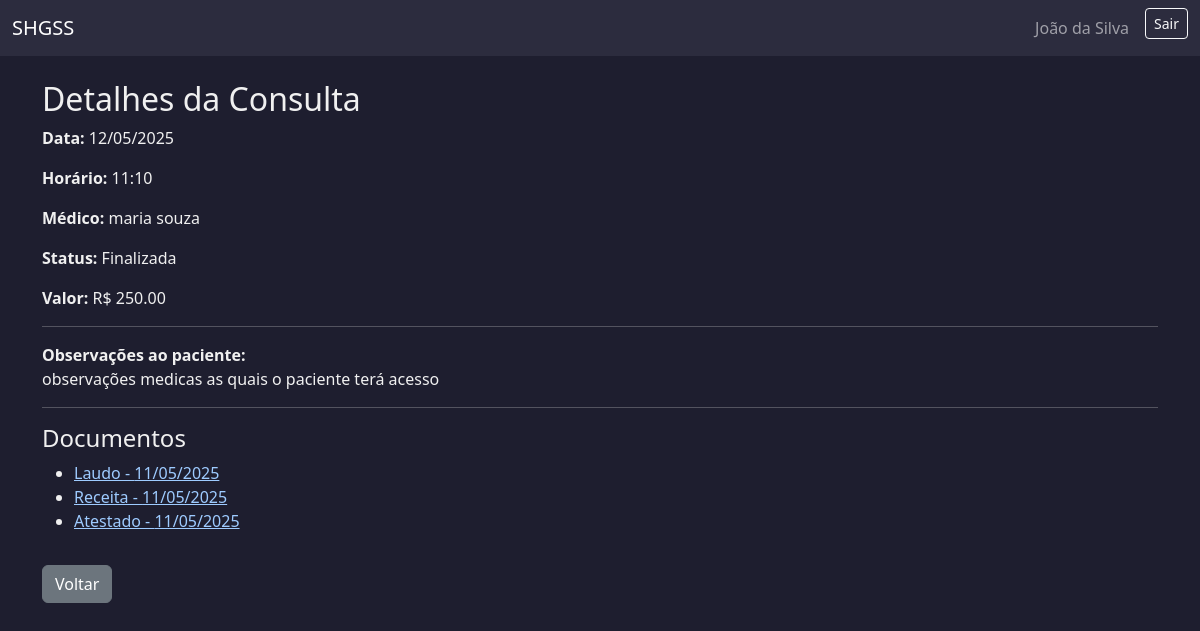
Page /consultas/usuario/2/detalhar/ (signed in) on the committed database.
### usuarios/models.py (models this page shows, shortened)
class Usuario(AbstractUser):
    ROLE_CHOICES = [
        ('paciente', 'Paciente'),
        ('medico', 'Médico'),
        ('administrativo', 'Administrativo'),
        ('financeiro', 'Financeiro'),
    ]
    cpf = models.CharField(max_length=14, unique=True, blank=False, null=False)
    telefone = models.CharField(max_length=20)
    rua = models.CharField(max_length=100)
    numero = models.CharField(max_length=10)
    bairro = models.CharField(max_length=50)
    cidade = models.CharField(max_length=50)
    estado = models.CharField(max_length=2)
    cep = models.CharField(max_length=9)
    role = models.CharField(max_length=20, choices=ROLE_CHOICES)
    plano_saude = models.CharField(max_length=50, null=True, blank=True)
    numero_cartao_plano = models.CharField(max_length=30, null=True, blank=True)
    crm = models.CharField(max_length=20, null=True, blank=True)
    especialidade = models.CharField(max_length=50, null=True, blank=True)
    setor = models.CharField(max_length=50, null=True, blank=True)
    cargo = models.CharField(max_length=50, null=True, blank=True)

class AtendimentoBase(models.Model):
    STATUS_CHOICES = [
        ('agendada', 'Agendada'),
        ('cancelada', 'Cancelada'),
        ('em_andamento', 'Em atendimento'),
        ('finalizada', 'Finalizada'),
    ]
    status = models.CharField(max_length=20, choices=STATUS_CHOICES, default='agendada')
    observacoes_visiveis = models.TextField(blank=True, null=True)
    observacoes_internas = models.TextField(blank=True, null=True)
    encaminhamento = models.TextField(blank=True, null=True)
    criado_em = models.DateTimeField(auto_now_add=True)
    atualizado_em = models.DateTimeField(auto_now=True)
    motivo_cancelamento = models.TextField(blank=True, null=True)
    data_cancelamento = models.DateTimeField(null=True, blank=True)
    class Meta:
        abstract = True

class Consulta(AtendimentoBase):
    agenda = models.ForeignKey(
        'AgendaConsulta',
        on_delete=models.PROTECT,
        related_name='consultas'
    )
    medico = models.ForeignKey(
        settings.AUTH_USER_MODEL,
        on_delete=models.CASCADE,
        limit_choices_to={'role': 'medico'},
        related_name='consultas_como_medico'
    )
    paciente = models.ForeignKey(
        settings.AUTH_USER_MODEL,
        on_delete=models.CASCADE,
        limit_choices_to={'role': 'paciente'},
        related_name='consultas_como_paciente'
    )
    cancelado_por = models.ForeignKey(
        settings.AUTH_USER_MODEL,
        on_delete=models.SET_NULL,
        null=True,
        blank=True,
        related_name='consultas_canceladas'
    )
    valor = models.DecimalField(max_digits=8, decimal_places=2, default=250.00)

class AgendaBase(models.Model):
    sala = models.ForeignKey(Sala, on_delete=models.PROTECT)
    data = models.DateField()
    horario_inicio = models.TimeField()
    horario_fim = models.TimeField()
    duracao_procedimento = models.PositiveIntegerField(help_text="Duração em minutos")
    status_manual = models.CharField(
        max_length=20,
        choices=[('livre', 'Livre'), ('agendado', 'Agendado'), ('bloqueado', 'Bloqueado')],
        default='livre'
    )
    class Meta:
        abstract = True

class AgendaConsulta(AgendaBase):
    medico = models.ForeignKey(Usuario, on_delete=models.SET_NULL, null=True, blank=False, limit_choices_to={'role': 'medico'})

class Laudo(models.Model):
    consulta = models.ForeignKey(
        'Consulta', on_delete=models.CASCADE,
        related_name='laudos', null=True, blank=True
    )
    teleconsulta = models.ForeignKey(
        'Teleconsulta', on_delete=models.CASCADE,
        related_name='laudos', null=True, blank=True
    )
    medico = models.ForeignKey(
        Usuario, on_delete=models.CASCADE,
        limit_choices_to={'role': 'medico'},
        related_name='laudos_emitidos'
    )
    paciente = models.ForeignKey(
        Usuario, on_delete=models.CASCADE,
        limit_choices_to={'role': 'paciente'},
        related_name='laudos_recebidos'
    )
    conteudo = models.TextField()
    criado_em = models.DateTimeField(auto_now_add=True)
    arquivo_pdf = models.FileField(upload_to='documentos/laudos/', null=True, blank=True)

class Receita(models.Model):
    consulta = models.ForeignKey(
        'Consulta', on_delete=models.CASCADE,
        related_name='receitas', null=True, blank=True
    )
    teleconsulta = models.ForeignKey(
        'Teleconsulta', on_delete=models.CASCADE,
        related_name='receitas', null=True, blank=True
    )
    medico = models.ForeignKey(
        Usuario, on_delete=models.CASCADE,
        limit_choices_to={'role': 'medico'},
        related_name='receitas_emitidas'
    )
    paciente = models.ForeignKey(
        Usuario, on_delete=models.CASCADE,
        limit_choices_to={'role': 'paciente'},
        related_name='receitas_recebidas'
    )
    conteudo = models.TextField()
    criado_em = models.DateTimeField(auto_now_add=True)
    arquivo_pdf = models.FileField(upload_to='documentos/receitas/', null=True, blank=True)

class Atestado(models.Model):
    consulta = models.ForeignKey(
        'Consulta', on_delete=models.CASCADE,
        related_name='atestados', null=True, blank=True
    )
    teleconsulta = models.ForeignKey(
        'Teleconsulta', on_delete=models.CASCADE,
        related_name='atestados', null=True, blank=True
    )
    medico = models.ForeignKey(
        Usuario, on_delete=models.CASCADE,
        limit_choices_to={'role': 'medico'},
        related_name='atestados_emitidos'
    )
    paciente = models.ForeignKey(
        Usuario, on_delete=models.CASCADE,
        limit_choices_to={'role': 'paciente'},
        related_name='atestados_recebidos'
    )
    conteudo = models.TextField()
    criado_em = models.DateTimeField(auto_now_add=True)
    arquivo_pdf = models.FileField(upload_to='documentos/atestados/', null=True, blank=True)

### usuarios/views.py (the view)
# urls.py: path('consultas/usuario/<int:pk>/detalhar/', views.detalhar_consulta_usuario, name='detalhar_consulta_usuario'),
@role_required('paciente', 'administrativo')
def detalhar_consulta_usuario(request, pk):
    consulta = get_object_or_404(Consulta, pk=pk)
    if request.user.role == 'paciente' and consulta.paciente != request.user:
        return render(request, '403.html', status=403)
    return render(request, 'consultas/detalhar_consulta_usuario.html', {'consulta': consulta})

### templates/consultas/detalhar_consulta_usuario.html (shortened to what this page needs)
{% extends 'base.html' %}
{% block content %}
<h2>Detalhes da Consulta</h2>
<p><strong>Data:</strong> {{ consulta.agenda.data|date:"d/m/Y" }}</p>
<p><strong>Horário:</strong> {{ consulta.agenda.horario_inicio|time:"H:i" }}</p>
<p><strong>Médico:</strong> {{ consulta.medico.get_full_name }}</p>
<p><strong>Status:</strong> {{ consulta.get_status_display }}</p>
<p><strong>Valor:</strong> R$ {{ consulta.valor }}</p>
<hr>
<p><strong>Observações ao paciente:</strong><br>{{ consulta.observacoes_visiveis|default:"Nenhuma." }}</p>
{% if consulta.laudos.exists or consulta.receitas.exists or consulta.atestados.exists %}
<hr>
<h4>Documentos</h4>
<ul>
    {% for laudo in consulta.laudos.all %}
        <li><a href="{% url 'visualizar_laudo' laudo.id %}" target="_blank">Laudo - {{ laudo.criado_em|date:"d/m/Y" }}</a></li>
    {% endfor %}
    {% for receita in consulta.receitas.all %}
        <li><a href="{% url 'visualizar_receita' receita.id %}" target="_blank">Receita - {{ receita.criado_em|date:"d/m/Y" }}</a></li>
    {% endfor %}
    {% for atestado in consulta.atestados.all %}
        <li><a href="{% url 'visualizar_atestado' atestado.id %}" target="_blank">Atestado - {{ atestado.criado_em|date:"d/m/Y" }}</a></li>
    {% endfor %}
</ul>
{% endif %}
<a href="{% url 'consultas_usuario' %}" class="btn btn-secondary mt-3">Voltar</a>
{% endblock %}

### templates/base.html (shortened to what this page needs)
<!DOCTYPE html>
<html lang="pt-br">
<head>
    <link href="https://cdn.jsdelivr.net/npm/bootstrap@5.3.2/dist/css/bootstrap.min.css" rel="stylesheet">
</head>
<body>
    <nav class="navbar navbar-expand-lg navbar-dark">
        <div class="container-fluid">
            <a class="navbar-brand" href="#">SHGSS</a>
            <div class="collapse navbar-collapse">
                <ul class="navbar-nav ms-auto">
                    {% if user.is_authenticated %}
                        <li class="nav-item">
                            <a class="nav-link" href="#">{{ user.get_full_name }}</a>
                        </li>
                        <li class="nav-item">
                            <form method="post" action="{% url 'logout' %}">
                                <button type="submit" class="btn btn-sm btn-outline-light ms-2">Sair</button>
                            </form>
                        </li>
                    {% else %}
                        <li class="nav-item">
                            <a class="nav-link" href="{% url 'login' %}">Entrar</a>
                        </li>
                    {% endif %}
                </ul>
            </div>
        </div>
    </nav>
    <div class="container mt-4">
        {% block content %}{% endblock %}
    </div>
</body>
</html>

### templates/base.html (style rules this page uses)
body { background-color: #1e1e2f; color: #f0f0f0; }
.navbar { background-color: #2c2c3e; }
a { color: #9ecbff; }

### rows in the picture
Usuario: get_full_name "João da Silva"
Consulta: agenda.data "12/05/2025", agenda.horario_inicio "11:10", medico.get_full_name "maria souza", status "Finalizada", valor "250.00", observacoes_visiveis "observações medicas as quais o paciente terá acesso"
Laudo: criado_em "11/05/2025"
Receita: criado_em "11/05/2025"
Atestado: criado_em "11/05/2025"
